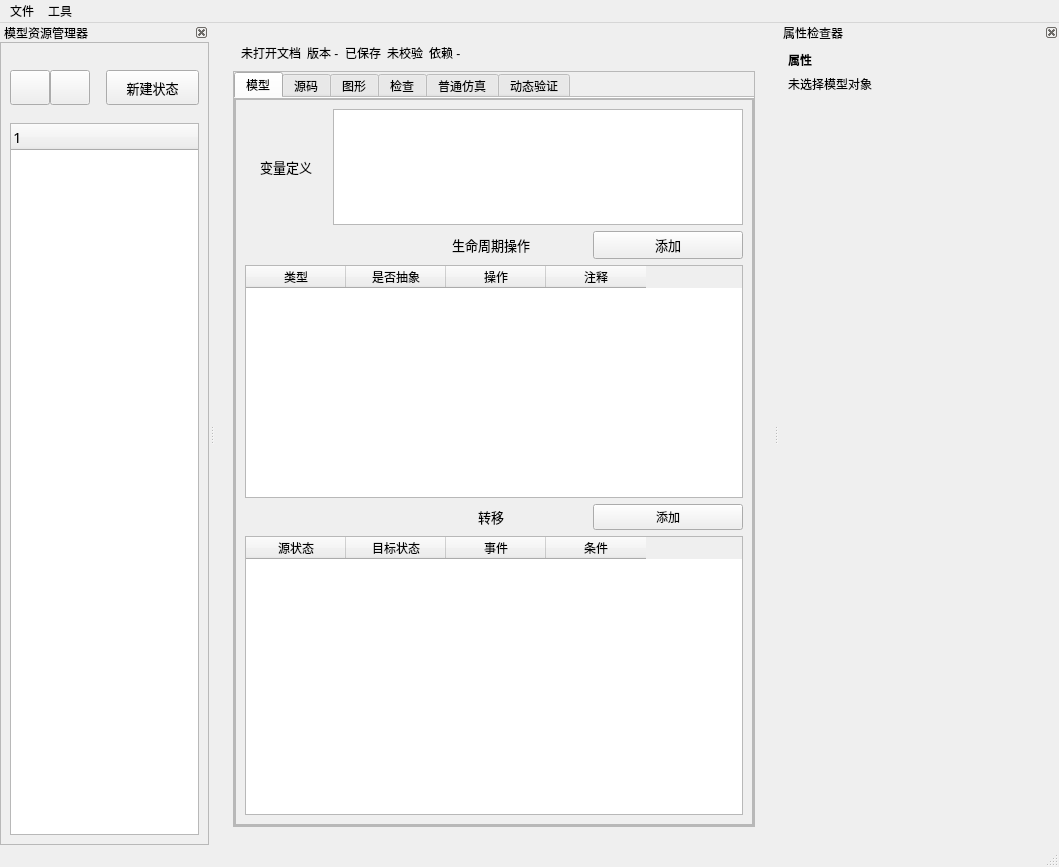
<?xml version='1.0' encoding='UTF-8'?>
<ui version="4.0">
 <class>MainWindow</class>
 <widget class="QMainWindow" name="MainWindow">
  <property name="geometry">
   <rect>
    <x>0</x>
    <y>0</y>
    <width>1059</width>
    <height>867</height>
   </rect>
  </property>
  <property name="minimumSize">
   <size>
    <width>1024</width>
    <height>640</height>
   </size>
  </property>
  <property name="windowTitle">
   <string>fcstm</string>
  </property>
  <widget class="QWidget" name="centralwidget">
   <layout class="QVBoxLayout" name="verticalLayout">
    <item>
     <widget class="QStackedWidget" name="stackedWidget_state_machine">
      <property name="currentIndex">
       <number>1</number>
      </property>
      <widget class="QWidget" name="page_initial">
       <layout class="QGridLayout" name="gridLayout_3">
        <item row="3" column="3">
         <spacer name="verticalSpacer_2">
          <property name="orientation">
           <enum>Qt::Vertical</enum>
          </property>
          <property name="sizeHint" stdset="0">
           <size>
            <width>20</width>
            <height>40</height>
           </size>
          </property>
         </spacer>
        </item>
        <item row="2" column="2">
         <spacer name="horizontalSpacer_6">
          <property name="orientation">
           <enum>Qt::Horizontal</enum>
          </property>
          <property name="sizeHint" stdset="0">
           <size>
            <width>40</width>
            <height>20</height>
           </size>
          </property>
         </spacer>
        </item>
        <item row="2" column="4">
         <spacer name="horizontalSpacer_5">
          <property name="orientation">
           <enum>Qt::Horizontal</enum>
          </property>
          <property name="sizeHint" stdset="0">
           <size>
            <width>40</width>
            <height>20</height>
           </size>
          </property>
         </spacer>
        </item>
        <item row="3" column="1">
         <spacer name="verticalSpacer_4">
          <property name="orientation">
           <enum>Qt::Vertical</enum>
          </property>
          <property name="sizeHint" stdset="0">
           <size>
            <width>20</width>
            <height>40</height>
           </size>
          </property>
         </spacer>
        </item>
        <item row="2" column="0">
         <spacer name="horizontalSpacer_4">
          <property name="orientation">
           <enum>Qt::Horizontal</enum>
          </property>
          <property name="sizeHint" stdset="0">
           <size>
            <width>40</width>
            <height>20</height>
           </size>
          </property>
         </spacer>
        </item>
        <item row="0" column="3">
         <spacer name="verticalSpacer">
          <property name="orientation">
           <enum>Qt::Vertical</enum>
          </property>
          <property name="sizeHint" stdset="0">
           <size>
            <width>20</width>
            <height>40</height>
           </size>
          </property>
         </spacer>
        </item>
        <item row="0" column="1">
         <spacer name="verticalSpacer_3">
          <property name="orientation">
           <enum>Qt::Vertical</enum>
          </property>
          <property name="sizeHint" stdset="0">
           <size>
            <width>20</width>
            <height>40</height>
           </size>
          </property>
         </spacer>
        </item>
        <item row="2" column="1">
         <widget class="QToolButton" name="button_initial_import_state_machine">
          <property name="font">
           <font>
            <family>微软雅黑</family>
            <pointsize>9</pointsize>
           </font>
          </property>
          <property name="text">
           <string>导入状态机</string>
          </property>
         </widget>
        </item>
        <item row="2" column="3">
         <widget class="QToolButton" name="button_initial_new_state_machine">
          <property name="font">
           <font>
            <family>微软雅黑</family>
            <pointsize>9</pointsize>
           </font>
          </property>
          <property name="text">
           <string>新建状态机</string>
          </property>
         </widget>
        </item>
       </layout>
      </widget>
      <widget class="QWidget" name="page_state_machine_detail">
       <layout class="QVBoxLayout" name="verticalLayout_2">
        <item>
         <widget class="QFrame" name="document_status_strip">
          <layout class="QHBoxLayout" name="document_status_layout">
           <property name="leftMargin">
            <number>8</number>
           </property>
           <property name="topMargin">
            <number>2</number>
           </property>
           <property name="rightMargin">
            <number>8</number>
           </property>
           <property name="bottomMargin">
            <number>2</number>
           </property>
           <item>
            <widget class="QLabel" name="document_name_label">
             <property name="text">
              <string>未打开文档</string>
             </property>
            </widget>
           </item>
           <item>
            <widget class="QLabel" name="document_revision_label">
             <property name="text">
              <string>版本 -</string>
             </property>
            </widget>
           </item>
           <item>
            <widget class="QLabel" name="document_dirty_label">
             <property name="text">
              <string>已保存</string>
             </property>
            </widget>
           </item>
           <item>
            <widget class="QLabel" name="document_validation_label">
             <property name="text">
              <string>未校验</string>
             </property>
            </widget>
           </item>
           <item>
            <widget class="QLabel" name="document_dependency_label">
             <property name="text">
              <string>依赖 -</string>
             </property>
            </widget>
           </item>
           <item>
            <spacer name="document_status_spacer">
             <property name="orientation">
              <enum>Qt::Horizontal</enum>
             </property>
             <property name="sizeHint" stdset="0">
              <size>
               <width>40</width>
               <height>20</height>
              </size>
             </property>
            </spacer>
           </item>
          </layout>
         </widget>
        </item>
        <item>
         <widget class="QFrame" name="frame_state_detail">
          <property name="frameShape">
           <enum>QFrame::StyledPanel</enum>
          </property>
          <layout class="QVBoxLayout" name="workbench_detail_layout">
           <property name="leftMargin">
            <number>0</number>
           </property>
           <property name="topMargin">
            <number>0</number>
           </property>
           <property name="rightMargin">
            <number>0</number>
           </property>
           <property name="bottomMargin">
            <number>0</number>
           </property>
           <item>
            <widget class="QTabWidget" name="workbench_tabs">
             <property name="minimumSize">
              <size>
               <width>520</width>
               <height>0</height>
              </size>
             </property>
             <property name="documentMode">
              <bool>true</bool>
             </property>
             <property name="accessibleName">
              <string>中央工作区</string>
             </property>
             <widget class="QWidget" name="model_workspace">
              <attribute name="title">
               <string>模型</string>
              </attribute>
              <layout class="QVBoxLayout" name="model_workspace_layout">
               <property name="leftMargin">
                <number>0</number>
               </property>
               <property name="topMargin">
                <number>0</number>
               </property>
               <property name="rightMargin">
                <number>0</number>
               </property>
               <property name="bottomMargin">
                <number>0</number>
               </property>
               <item>
                <widget class="QScrollArea" name="model_scroll_area">
                 <property name="widgetResizable">
                  <bool>true</bool>
                 </property>
                 <widget class="QWidget" name="model_scroll_content">
                  <property name="geometry">
                   <rect>
                    <x>0</x>
                    <y>0</y>
                    <width>600</width>
                    <height>640</height>
                   </rect>
                  </property>
                  <layout class="QVBoxLayout" name="model_scroll_layout">
                   <property name="leftMargin">
                    <number>0</number>
                   </property>
                   <property name="topMargin">
                    <number>0</number>
                   </property>
                   <property name="rightMargin">
                    <number>0</number>
                   </property>
                   <property name="bottomMargin">
                    <number>0</number>
                   </property>
                   <item>
                    <widget class="QFrame" name="frame_state_machine_info">
                 <property name="frameShape">
                  <enum>QFrame::StyledPanel</enum>
                 </property>
                 <property name="frameShadow">
                  <enum>QFrame::Raised</enum>
                 </property>
                 <layout class="QVBoxLayout" name="verticalLayout_3" stretch="5,1,10,1,12">
                  <item>
                   <layout class="QHBoxLayout" name="horizontalLayout_8" stretch="1,5">
                    <property name="spacing">
                     <number>6</number>
                    </property>
                    <item>
                     <widget class="QLabel" name="label_var_def">
                      <property name="font">
                       <font>
                        <family>微软雅黑</family>
                        <pointsize>10</pointsize>
                       </font>
                      </property>
                      <property name="text">
                       <string>变量定义</string>
                      </property>
                      <property name="alignment">
                       <set>Qt::AlignCenter</set>
                      </property>
                     </widget>
                    </item>
                    <item>
                     <widget class="QTextEdit" name="edit_var_def">
                      <property name="sizePolicy">
                       <sizepolicy hsizetype="Preferred" vsizetype="Preferred">
                        <horstretch>0</horstretch>
                        <verstretch>0</verstretch>
                       </sizepolicy>
                      </property>
                      <property name="minimumSize">
                       <size>
                        <width>0</width>
                        <height>0</height>
                       </size>
                      </property>
                      <property name="maximumSize">
                       <size>
                        <width>16777215</width>
                        <height>100000</height>
                       </size>
                      </property>
                      <property name="font">
                       <font>
                        <family>微软雅黑</family>
                        <pointsize>11</pointsize>
                       </font>
                      </property>
                     </widget>
                    </item>
                   </layout>
                  </item>
                  <item>
                   <layout class="QHBoxLayout" name="horizontalLayout_4">
                    <item>
                     <spacer name="horizontalSpacer_2">
                      <property name="orientation">
                       <enum>Qt::Horizontal</enum>
                      </property>
                      <property name="sizeType">
                       <enum>QSizePolicy::Fixed</enum>
                      </property>
                      <property name="sizeHint" stdset="0">
                       <size>
                        <width>150</width>
                        <height>20</height>
                       </size>
                      </property>
                     </spacer>
                    </item>
                    <item>
                     <widget class="QLabel" name="label_lifecycle">
                      <property name="sizePolicy">
                       <sizepolicy hsizetype="Preferred" vsizetype="Fixed">
                        <horstretch>0</horstretch>
                        <verstretch>0</verstretch>
                       </sizepolicy>
                      </property>
                      <property name="font">
                       <font>
                        <family>微软雅黑</family>
                        <pointsize>10</pointsize>
                       </font>
                      </property>
                      <property name="text">
                       <string>生命周期操作</string>
                      </property>
                      <property name="alignment">
                       <set>Qt::AlignCenter</set>
                      </property>
                     </widget>
                    </item>
                    <item>
                     <widget class="QPushButton" name="button_lifecycle">
                      <property name="sizePolicy">
                       <sizepolicy hsizetype="Fixed" vsizetype="Fixed">
                        <horstretch>0</horstretch>
                        <verstretch>0</verstretch>
                       </sizepolicy>
                      </property>
                      <property name="minimumSize">
                       <size>
                        <width>150</width>
                        <height>0</height>
                       </size>
                      </property>
                      <property name="font">
                       <font>
                        <family>微软雅黑</family>
                        <pointsize>10</pointsize>
                       </font>
                      </property>
                      <property name="text">
                       <string>添加</string>
                      </property>
                     </widget>
                    </item>
                   </layout>
                  </item>
                  <item>
                   <layout class="QHBoxLayout" name="horizontalLayout_12">
                    <item>
                     <widget class="QTableWidget" name="table_lifecycle">
                      <column>
                       <property name="text">
                        <string>类型</string>
                       </property>
                      </column>
                      <column>
                       <property name="text">
                        <string>是否抽象</string>
                       </property>
                      </column>
                      <column>
                       <property name="text">
                        <string>操作</string>
                       </property>
                      </column>
                      <column>
                       <property name="text">
                        <string>注释</string>
                       </property>
                      </column>
                     </widget>
                    </item>
                   </layout>
                  </item>
                  <item>
                   <layout class="QHBoxLayout" name="horizontalLayout_9" stretch="0,1,0">
                    <item>
                     <spacer name="horizontalSpacer_3">
                      <property name="orientation">
                       <enum>Qt::Horizontal</enum>
                      </property>
                      <property name="sizeHint" stdset="0">
                       <size>
                        <width>150</width>
                        <height>20</height>
                       </size>
                      </property>
                     </spacer>
                    </item>
                    <item>
                     <widget class="QLabel" name="label_transition">
                      <property name="sizePolicy">
                       <sizepolicy hsizetype="Preferred" vsizetype="Fixed">
                        <horstretch>0</horstretch>
                        <verstretch>0</verstretch>
                       </sizepolicy>
                      </property>
                      <property name="font">
                       <font>
                        <family>微软雅黑</family>
                        <pointsize>10</pointsize>
                       </font>
                      </property>
                      <property name="text">
                       <string>转移</string>
                      </property>
                      <property name="alignment">
                       <set>Qt::AlignCenter</set>
                      </property>
                     </widget>
                    </item>
                    <item>
                     <widget class="QPushButton" name="button_transition">
                      <property name="sizePolicy">
                       <sizepolicy hsizetype="Fixed" vsizetype="Fixed">
                        <horstretch>0</horstretch>
                        <verstretch>0</verstretch>
                       </sizepolicy>
                      </property>
                      <property name="minimumSize">
                       <size>
                        <width>150</width>
                        <height>0</height>
                       </size>
                      </property>
                      <property name="text">
                       <string>添加</string>
                      </property>
                     </widget>
                    </item>
                   </layout>
                  </item>
                  <item>
                   <layout class="QHBoxLayout" name="horizontalLayout_10" stretch="0">
                    <item>
                     <widget class="QTableWidget" name="table_transition">
                      <column>
                       <property name="text">
                        <string>源状态</string>
                       </property>
                      </column>
                      <column>
                       <property name="text">
                        <string>目标状态</string>
                       </property>
                      </column>
                      <column>
                       <property name="text">
                        <string>事件</string>
                       </property>
                      </column>
                      <column>
                       <property name="text">
                        <string>条件</string>
                       </property>
                      </column>
                     </widget>
                    </item>
                   </layout>
                  </item>
                 </layout>
                    </widget>
                   </item>
                  </layout>
                 </widget>
                </widget>
               </item>
              </layout>
             </widget>
             <widget class="QWidget" name="source_workspace">
              <attribute name="title">
               <string>源码</string>
              </attribute>
              <layout class="QVBoxLayout" name="source_workspace_layout">
               <property name="leftMargin">
                <number>0</number>
               </property>
               <property name="topMargin">
                <number>0</number>
               </property>
               <property name="rightMargin">
                <number>0</number>
               </property>
               <property name="bottomMargin">
                <number>0</number>
               </property>
               <item>
                <widget class="QPlainTextEdit" name="source_editor">
                 <property name="lineWrapMode">
                  <enum>QPlainTextEdit::NoWrap</enum>
                 </property>
                 <property name="accessibleName">
                  <string>FCSTM 源码编辑器</string>
                 </property>
                </widget>
               </item>
              </layout>
             </widget>
             <widget class="QWidget" name="graph_workspace">
              <attribute name="title">
               <string>图形</string>
              </attribute>
             </widget>
             <widget class="QWidget" name="diagnostics_workspace">
              <attribute name="title">
               <string>检查</string>
              </attribute>
             </widget>
             <widget class="QWidget" name="simulation_workspace">
              <attribute name="title">
               <string>普通仿真</string>
              </attribute>
             </widget>
             <widget class="QWidget" name="dynamic_validation_workspace">
              <attribute name="title">
               <string>动态验证</string>
              </attribute>
             </widget>
            </widget>
           </item>
          </layout>
         </widget>
        </item>
       </layout>
      </widget>
     </widget>
    </item>
   </layout>
  </widget>
  <widget class="QMenuBar" name="menubar">
   <property name="geometry">
    <rect>
     <x>0</x>
     <y>0</y>
     <width>1059</width>
     <height>23</height>
    </rect>
   </property>
   <widget class="QMenu" name="menu_file">
    <property name="title">
     <string>文件</string>
    </property>
    <addaction name="action_import_state_machine" />
    <addaction name="action_export_state_machine" />
   </widget>
   <widget class="QMenu" name="menu_tool">
    <property name="title">
     <string>工具</string>
    </property>
    <addaction name="action_code_gen" />
    <addaction name="action_validate_state_machine" />
    <addaction name="action_graph_gen" />
   </widget>
   <addaction name="menu_file" />
   <addaction name="menu_tool" />
  </widget>
  <widget class="QStatusBar" name="statusbar" />
  <action name="action_code_gen">
   <property name="text">
    <string>代码生成</string>
   </property>
  </action>
  <action name="action_validate_state_machine">
   <property name="text">
    <string>模型验证</string>
   </property>
  </action>
  <action name="action_graph_gen">
   <property name="text">
    <string>状态图生成</string>
   </property>
  </action>
  <action name="action_import_state_machine">
   <property name="text">
    <string>导入</string>
   </property>
  </action>
  <action name="action_export_state_machine">
   <property name="text">
    <string>导出</string>
   </property>
  </action>
  <widget class="QDockWidget" name="model_explorer_dock">
   <property name="allowedAreas">
    <set>Qt::LeftDockWidgetArea</set>
   </property>
   <property name="features">
    <set>QDockWidget::DockWidgetClosable|QDockWidget::DockWidgetMovable</set>
   </property>
   <property name="windowTitle">
    <string>模型资源管理器</string>
   </property>
   <attribute name="dockWidgetArea">
    <number>1</number>
   </attribute>
   <widget class="QFrame" name="model_explorer_panel">
    <property name="minimumSize">
     <size>
      <width>200</width>
      <height>0</height>
     </size>
    </property>
    <property name="accessibleName">
     <string>模型资源管理器</string>
    </property>
    <property name="frameShape">
     <enum>QFrame::StyledPanel</enum>
    </property>
    <property name="frameShadow">
     <enum>QFrame::Raised</enum>
    </property>
    <layout class="QVBoxLayout" name="verticalLayout_8">
     <property name="spacing">
      <number>0</number>
     </property>
     <item>
      <widget class="QWidget" name="widget_state" native="true">
       <layout class="QHBoxLayout" name="horizontalLayout_3" stretch="0,3">
        <property name="leftMargin">
         <number>0</number>
        </property>
        <property name="rightMargin">
         <number>0</number>
        </property>
        <item>
         <widget class="QWidget" name="widget" native="true">
          <layout class="QHBoxLayout" name="horizontalLayout_6">
           <property name="spacing">
            <number>0</number>
           </property>
           <property name="leftMargin">
            <number>0</number>
           </property>
           <property name="rightMargin">
            <number>10</number>
           </property>
           <item>
            <widget class="QPushButton" name="button_fold_all_state">
             <property name="minimumSize">
              <size>
               <width>0</width>
               <height>35</height>
              </size>
             </property>
             <property name="maximumSize">
              <size>
               <width>50</width>
               <height>16777215</height>
              </size>
             </property>
             <property name="text">
              <string />
             </property>
            </widget>
           </item>
           <item>
            <widget class="QPushButton" name="button_expand_all_state">
             <property name="minimumSize">
              <size>
               <width>0</width>
               <height>35</height>
              </size>
             </property>
             <property name="maximumSize">
              <size>
               <width>50</width>
               <height>16777215</height>
              </size>
             </property>
             <property name="text">
              <string />
             </property>
            </widget>
           </item>
          </layout>
         </widget>
        </item>
        <item>
         <widget class="QWidget" name="widget_state_add_state" native="true">
          <layout class="QHBoxLayout" name="horizontalLayout_7">
           <property name="spacing">
            <number>6</number>
           </property>
           <property name="leftMargin">
            <number>0</number>
           </property>
           <property name="rightMargin">
            <number>0</number>
           </property>
           <item>
            <widget class="QPushButton" name="button_add_state">
             <property name="sizePolicy">
              <sizepolicy hsizetype="Expanding" vsizetype="Fixed">
               <horstretch>1</horstretch>
               <verstretch>0</verstretch>
              </sizepolicy>
             </property>
             <property name="minimumSize">
              <size>
               <width>0</width>
               <height>35</height>
              </size>
             </property>
             <property name="maximumSize">
              <size>
               <width>16777215</width>
               <height>16777215</height>
              </size>
             </property>
             <property name="font">
              <font>
               <family>微软雅黑</family>
               <pointsize>10</pointsize>
              </font>
             </property>
             <property name="text">
              <string>新建状态</string>
             </property>
            </widget>
           </item>
          </layout>
         </widget>
        </item>
       </layout>
      </widget>
     </item>
     <item>
      <widget class="QTreeWidget" name="tree_all_state">
       <property name="font">
        <font>
         <family>微软雅黑</family>
         <pointsize>11</pointsize>
        </font>
       </property>
       <column>
        <property name="text">
         <string notr="true">1</string>
        </property>
       </column>
      </widget>
     </item>
    </layout>
   </widget>
  </widget>
  <widget class="QDockWidget" name="property_inspector_dock">
   <property name="allowedAreas">
    <set>Qt::RightDockWidgetArea</set>
   </property>
   <property name="features">
    <set>QDockWidget::DockWidgetClosable|QDockWidget::DockWidgetMovable</set>
   </property>
   <property name="windowTitle">
    <string>属性检查器</string>
   </property>
   <attribute name="dockWidgetArea">
    <number>2</number>
   </attribute>
   <widget class="QFrame" name="property_inspector">
    <property name="minimumSize">
     <size>
      <width>280</width>
      <height>0</height>
     </size>
    </property>
    <property name="accessibleName">
     <string>属性检查器</string>
    </property>
    <layout class="QVBoxLayout" name="property_inspector_layout">
     <item>
      <widget class="QLabel" name="property_inspector_title">
       <property name="text">
        <string>属性</string>
       </property>
       <property name="styleSheet">
        <string notr="true">font-weight: bold;</string>
       </property>
      </widget>
     </item>
     <item>
      <widget class="QLabel" name="property_path_label">
       <property name="text">
        <string>未选择模型对象</string>
       </property>
       <property name="wordWrap">
        <bool>true</bool>
       </property>
      </widget>
     </item>
     <item>
      <widget class="QLabel" name="property_source_label">
       <property name="text">
        <string />
       </property>
       <property name="wordWrap">
        <bool>true</bool>
       </property>
      </widget>
     </item>
     <item>
      <spacer name="property_inspector_spacer">
       <property name="orientation">
        <enum>Qt::Vertical</enum>
       </property>
       <property name="sizeHint" stdset="0">
        <size>
         <width>20</width>
         <height>40</height>
        </size>
       </property>
      </spacer>
     </item>
    </layout>
   </widget>
  </widget>
 </widget>
 <resources />
 <connections />
</ui>
